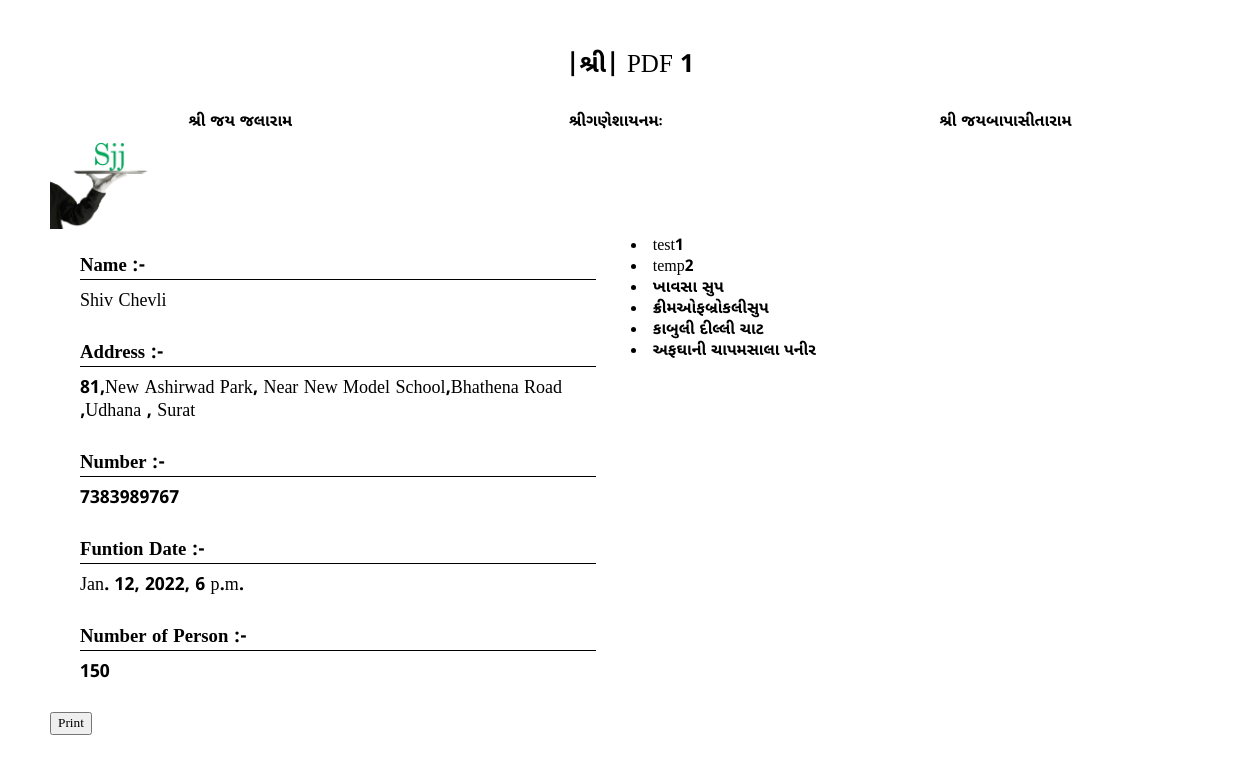
Screenshot of /orderInventory/OrderPrintData/1/client with the database file from the repository.
### orderInventory/models.py (models this page shows, shortened)
class OrderIndividual(models.Model):
    name = models.CharField(max_length=64,
                            null=True, blank=True,
                            verbose_name="Name of Function For Which this order is Placed")
    mobileNumber = models.CharField(max_length=15,validators=[checkMobileNumber])
    address = models.CharField(max_length=256,blank=True,null=True)
    numberOfPerson = models.IntegerField(blank=True,null=True)
    email = models.EmailField(blank=True,null=True)
    deliveryDate = models.DateTimeField(blank=True, null=True)
    createdAt = models.DateTimeField(default=datetime.now)
    modifyAt = models.DateTimeField(default=None, blank=True, null=True)
    deletedAt = models.DateTimeField(default=None, blank=True, null=True)
    def __str__(self):
        return f"{self.id} : {self.name}"

class ItemIndividual(models.Model):
    name = models.CharField(max_length=64)
    createdAt = models.DateTimeField(default=datetime.now)
    modifyAt = models.DateTimeField(blank=True, null=True)

### orderInventory/views.py (the view, shortened to what this page needs)
# urls.py: path('OrderPrintData/<int:orderId>/<str:dataType>', views.orderPrintData, name="orderPrintData"),
def orderPrintData(request, orderId, dataType):
    mapObj = {
        "1": "Dairy Product",
        "2": "Vegetable",
        "3": "Exotic",
        "4":"kariyana",
        "5":"other",
    }
    print("Main")
    orderDetail = models.OrderIndividual.objects.get(id=orderId)
    if dataType == "client":
        tempData = models.Order.objects.filter(orderId_id=orderId)
        data = {}
        for i in tempData:
            data[i.orderItem.id] = i.orderItem.name
        tempOredrData = models.Order.objects.filter(orderId_id=orderId)
        orderData = list()
        print(tempOredrData)
        print("Data :- ")
        print(data)
        return render(request, 'pdf/pdf1.html', {
            "msg": "main Method",
            "orderDetail": orderDetail,
            "orderdata": data,
            "date": orderDetail.deliveryDate,
            "category": "main",
            "jsonData": json.dumps(data),
        })

### orderInventory/models.py (called while the page is built)
    def __str__(self):
        deleteStr = ""
        if self.deletedAt != None:
            deleteStr = "Deleted"
        return f"{self.id} : {self.orderId} : {self.orderItem.name} : {deleteStr}"

### orderInventory/templates/pdf/pdf1.html (shortened to what this page needs)
{% load static %}
<!DOCTYPE html>
<html lang="en">
<head>
    <link rel="stylesheet" href="{% static 'css/pdfStyle.css' %}" >
</head>
<body>
    <div class="shree-div">
        |શ્રી|
        PDF 1
    </div>
    <header>
        <span>શ્રી જય જલારામ</span>
        <span>શ્રીગણેશાયનમઃ </span>
        <span>શ્રી જયબાપાસીતારામ</span>
    </header>
    <main>
        <div class="logo-img-div">
            <img src="{% static 'img/Shree Jay Jalaram Logo.jpg' %}" alt="">
        </div>
        <div class="detail-box">
            <div class="order-detail-item">
                    <h3>Name :- </h3>
                    <p>{{ orderDetail.name }}</p>
            </div>
            <div class="order-detail-item">
                    <h3>Address :- </h3>
                    <p>{{ orderDetail.address }}</p>
            </div>
            <div class="order-detail-item">
                    <h3>Number :- </h3>
                    <p>{{ orderDetail.mobileNumber }}</p>
            </div>
            <div class="order-detail-item">
                    <h3>Funtion Date :- </h3>
                    <p>{{ orderDetail.deliveryDate }}</p>
            </div>
            <div class="order-detail-item">
                    <h3>Number of Person :- </h3>
                    <p>{{ orderDetail.numberOfPerson }}</p>
            </div>
        </div>
        <div class="itemlist-box">
            {% for dataindex,value in orderdata.items %}
                <li>{{ value}}</li>
            {% endfor %}
        </div>
    </main>
    <button onclick="printPDF()"> Print</button>
</body>
</html>

### orderInventory/static/css/pdfStyle.css (style rules this page uses)
* { font-family: 'MY' !important; box-sizing: border-box; margin: 0; }
body { padding: 20px 50px; }
.shree-div { text-align: center; padding: 30px 10px; font-size: 25px; }
header { display: flex; text-align: center; justify-content: space-around; margin-bottom: 10px; }
main { width: 1200px; margin: 0px auto; color: var(--text-color); }

### rows the page displays
OrderIndividual: name "Shiv Chevli", address "81,New Ashirwad Park, Near New Model School,Bhathena Road ,Udhana , Surat", mobileNumber "7383989767", deliveryDate "Jan. 12, 2022, 6 p.m.", numberOfPerson "150"
ItemIndividual: orderdata "test1"
ItemIndividual: orderdata "temp2"
ItemIndividual: orderdata "ખાવસા સુપ"
ItemIndividual: orderdata "ક્રીમઓફબ્રોકલીસુપ"
ItemIndividual: orderdata "કાબુલી દીલ્લી ચાટ"
ItemIndividual: orderdata "અફઘાની ચાપમસાલા પનીર"
